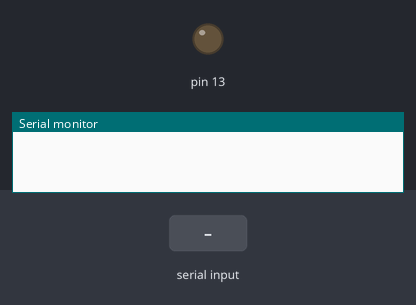
Recording of a sketch running on a simulated Arduino Uno, built with avr-gcc and run on an emulated ATmega328P. Shown: output pins drawn as LEDs (lit = HIGH), the last lines printed to the serial monitor. Dashed ring = blinking. Inputs (shaded band) come from the test bench.

Above: at 1.2 s.
1.3 s: "w" received over Serial
At 4.0 s:
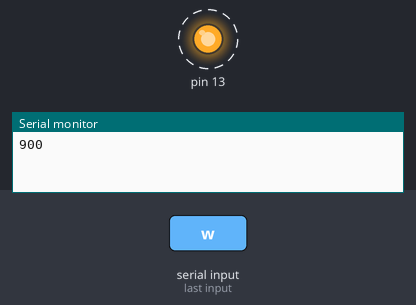
Timing chart, 0 to 10.3 s (numbered marks = the images above; inputs shaded):
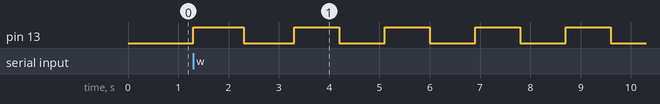

Measured:
- after the input at 1.3 s, pin 13: alternates HIGH for 0.90 s and LOW for 0.90 s, starting at once

The sketch:

ex_1.ino
```cpp
void setup() {

  Serial.begin( 9600 );
  pinMode(13,OUTPUT);

}

void loop() {
  if (Serial.available()) {
        int dy = 1000;
    while(1){
        digitalWrite(13,HIGH);
        delay(dy);
        digitalWrite(13,LOW);
        delay(dy);
        char c = Serial.read();
        if (c=='w')
        {
          dy-=100;
          }
        if (c=='d')
        {
          dy+=100;
          }
         dy = constrain(dy,50,1500);
         Serial.println(dy);

        }
    }
}
```
